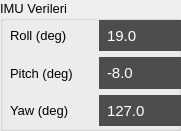
     <widget class="QGroupBox" name="gb_imuInfo">
      <property name="geometry">
       <rect>
        <x>0</x>
        <y>400</y>
        <width>181</width>
        <height>131</height>
       </rect>
      </property>
      <property name="font">
       <font>
        <pointsize>10</pointsize>
       </font>
      </property>
      <property name="styleSheet">
       <string notr="true"/>
      </property>
      <property name="title">
       <string>IMU Verileri</string>
      </property>
      <widget class="QWidget" name="gridLayoutWidget">
       <property name="geometry">
        <rect>
         <x>10</x>
         <y>20</y>
         <width>171</width>
         <height>106</height>
        </rect>
       </property>
       <layout class="QGridLayout" name="gl_IMU">
        <item row="1" column="1">
         <widget class="QLabel" name="lbl_pitch">
          <property name="font">
           <font>
            <pointsize>11</pointsize>
           </font>
          </property>
          <property name="styleSheet">
           <string notr="true">QLabel {
    background-color: #4d4d4d;  /* koyu gri */
    color: white;
    padding: 4px;
 
}
</string>
          </property>
          <property name="text">
           <string>-8.0</string>
          </property>
         </widget>
        </item>
        <item row="2" column="1">
         <widget class="QLabel" name="lbl_yaw">
          <property name="font">
           <font>
            <pointsize>11</pointsize>
           </font>
          </property>
          <property name="styleSheet">
           <string notr="true">QLabel {
    background-color: #4d4d4d;  /* koyu gri */
    color: white;
    padding: 4px;
 
}
</string>
          </property>
          <property name="text">
           <string>127.0</string>
          </property>
         </widget>
        </item>
        <item row="0" column="0">
         <widget class="QLabel" name="label_3">
          <property name="font">
           <font>
            <pointsize>10</pointsize>
           </font>
          </property>
          <property name="text">
           <string>Roll (deg)</string>
          </property>
         </widget>
        </item>
        <item row="2" column="0">
         <widget class="QLabel" name="label_5">
          <property name="font">
           <font>
            <pointsize>10</pointsize>
           </font>
          </property>
          <property name="text">
           <string>Yaw (deg)</string>
          </property>
         </widget>
        </item>
        <item row="0" column="1">
         <widget class="QLabel" name="lbl_roll">
          <property name="font">
           <font>
            <pointsize>11</pointsize>
           </font>
          </property>
          <property name="styleSheet">
           <string notr="true">QLabel {
    background-color: #4d4d4d;  /* koyu gri */
    color: white;
    padding: 4px;
 
}
</string>
          </property>
          <property name="text">
           <string>19.0</string>
          </property>
         </widget>
        </item>
        <item row="1" column="0">
         <widget class="QLabel" name="label_4">
          <property name="font">
           <font>
            <pointsize>10</pointsize>
           </font>
          </property>
          <property name="text">
           <string>Pitch (deg)</string>
          </property>
         </widget>
        </item>
       </layout>
      </widget>
     </widget>
